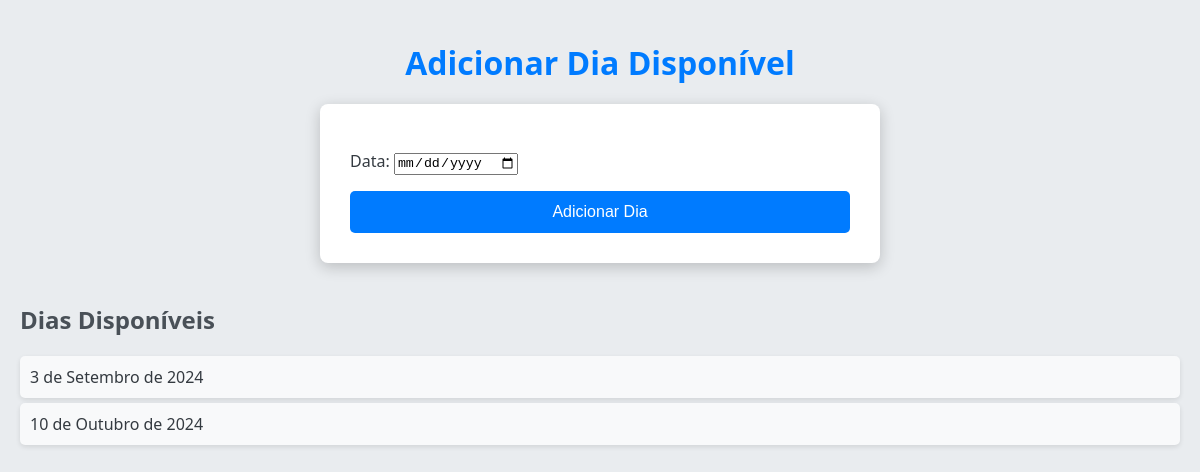
Before: /adicionar_dia/ with the older database file.
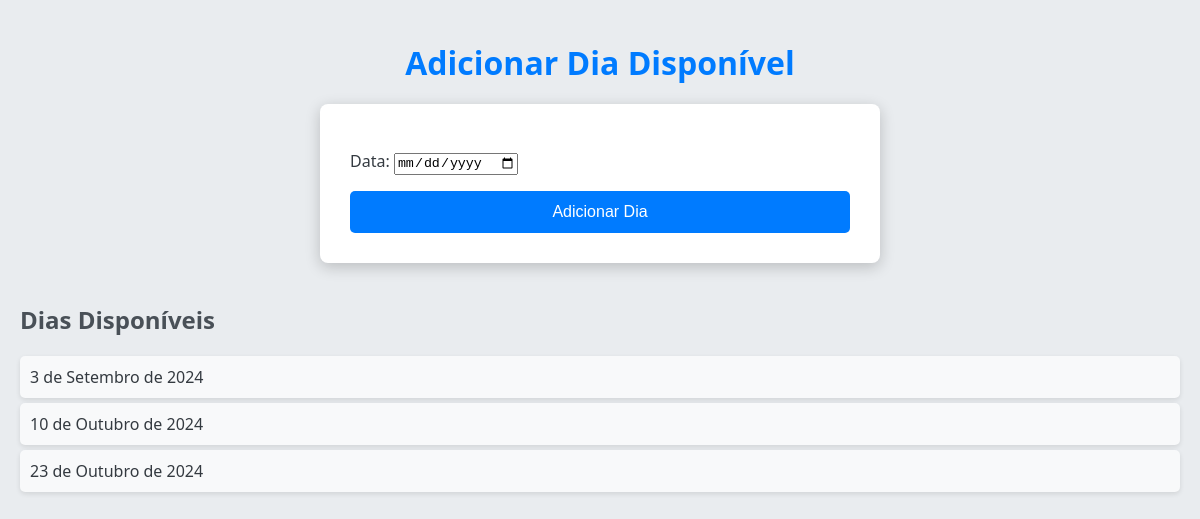
After: the same page with the newer database file.
### agendamentos/models.py (models this page shows, shortened)
class DiaDisponivel(models.Model):
    data = models.DateField(unique=True)

### agendamentos/views.py (the view)
# urls.py: path('adicionar_dia/', views.adicionar_dia_disponivel, name='adicionar_dia_disponivel'),
def adicionar_dia_disponivel(request):
    if request.method == 'POST':
        form = DiaDisponivelForm(request.POST)
        if form.is_valid():
            form.save()
            return redirect('adicionar_dia_disponivel')  # Redirecione para a mesma página ou outra
    else:
        form = DiaDisponivelForm()
    dias_disponiveis = DiaDisponivel.objects.all()  # Para exibir dias já cadastrados
    return render(request, 'agendamentos/adicionar_dia.html', {'form': form, 'dias_disponiveis': dias_disponiveis})

### agendamentos/forms.py
class DiaDisponivelForm(forms.ModelForm):
    class Meta:
        model = DiaDisponivel
        fields = ['data']
        widgets = {
            'data': forms.DateInput(attrs={'type': 'date'}),  # Isso garante que o campo será exibido como um seletor de data
        }

### agendamentos/templates/agendamentos/adicionar_dia.html (shortened to what this page needs)
<!DOCTYPE html>
<html lang="pt-BR">
<head>
    {% load static %}
    <link rel="stylesheet" href="{% static 'agendamentos/css/adicionardia.css' %}">
</head>
<body>
    <h1>Adicionar Dia Disponível</h1>
    <form method="post">
        {{ form.as_p }}
        <button type="submit">Adicionar Dia</button>
    </form>
    <h2>Dias Disponíveis</h2>
    <ul>
        {% for dia in dias_disponiveis %}
            <li>{{ dia.data }}</li>
        {% endfor %}
    </ul>
</body>
</html>

Changed rows visible on the page:
added DiaDisponivel: data "23 de Outubro de 2024"
